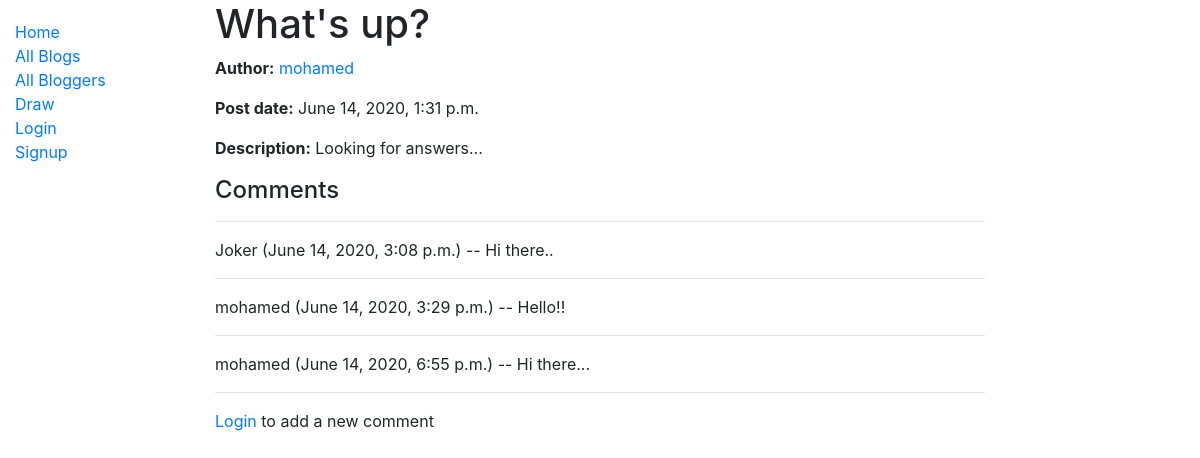
Before: /blog/1 with the older database file.
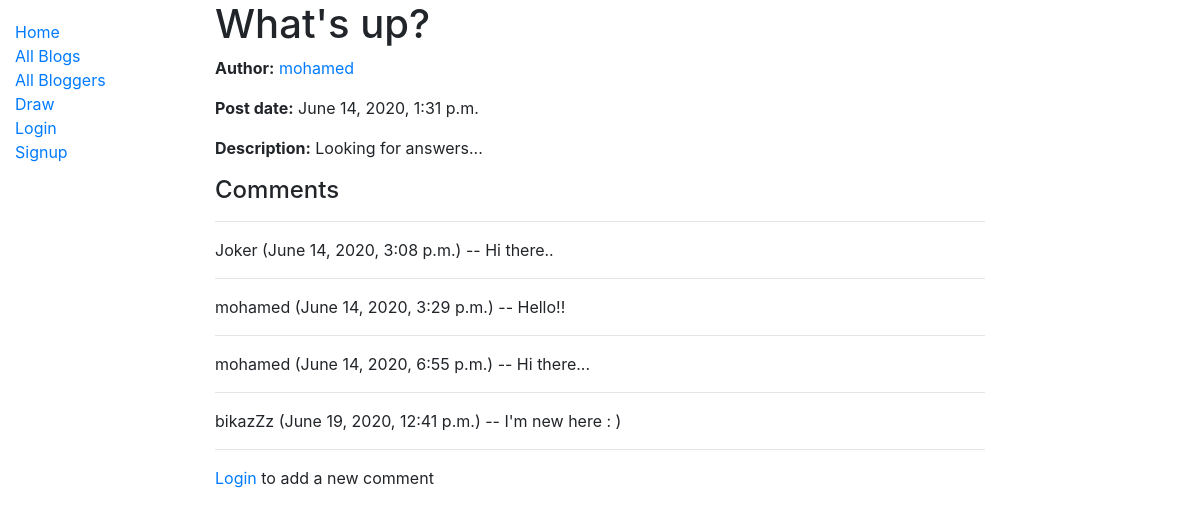
After: the same page with the newer database file.
### blog/models.py (models this page shows, shortened)
class Comment(models.Model):
    comment_text = models.TextField(null=False)
    blog = models.ForeignKey(Blog, on_delete=models.CASCADE)
    author = models.ForeignKey(User, on_delete=models.SET_NULL, null=True, blank=True)
    date = models.DateTimeField(auto_now=True)
    def __str__(self):
        return self.comment_text

### blog/views.py (the view, shortened to what this page needs)
# urls.py: path('<int:pk>', views.BlogDetailView.as_view(), name='blog-detail'),
class BlogDetailView(FormMixin, generic.DetailView):
    model = Blog
    form_class = CommentForm
    def get_context_data(self, **kwargs):
        context = super(BlogDetailView, self).get_context_data(**kwargs)
        context['form'] = CommentForm()
        return context

### blog/models.py (called while the page is built)
    def __str__(self):
        return self.name.username

    def get_absolute_url(self):
        return reverse('author-detail', args=[str(self.id)])

### blog/templates/blog/blog_detail.html (shortened to what this page needs)
{% extends "base_generic.html" %}
{% block content %}
  <h1>{{ blog.post }}</h1>
  <p><strong>Author:</strong> <a href="{{ blog.author.get_absolute_url }}"> {{ blog.author }}</a></p>
  <p><strong>Post date:</strong> {{ blog.date }}</p>
  <p><strong>Description:</strong> {{ blog.description }}</p>
  <h4>Comments</h4>
  {% for comment in blog.comment_set.all %}
      <hr>
    <p>
        {{ comment.author }} ({{ comment.date }}) -- {{ comment }}
    </p>
    {% endfor %}
      <hr>
    {% if user.is_authenticated %}
  <form method="post" action="">
    {% csrf_token %}
    <div class="fieldWrapper" id="the_post">
        {{ form.as_p }}
    </div>
    <input type="submit" value="Comment">
  </form>
{% else %}
  <p><a href="{% url 'login'%}?next={{request.path}}">Login</a> to add a new comment</p>
{% endif %}
{% endblock %}

Changed rows visible on the page:
added Comment: author "bikazZz", date "June 19, 2020, 12:41 p.m.", comment_text "I'm new here : )"
